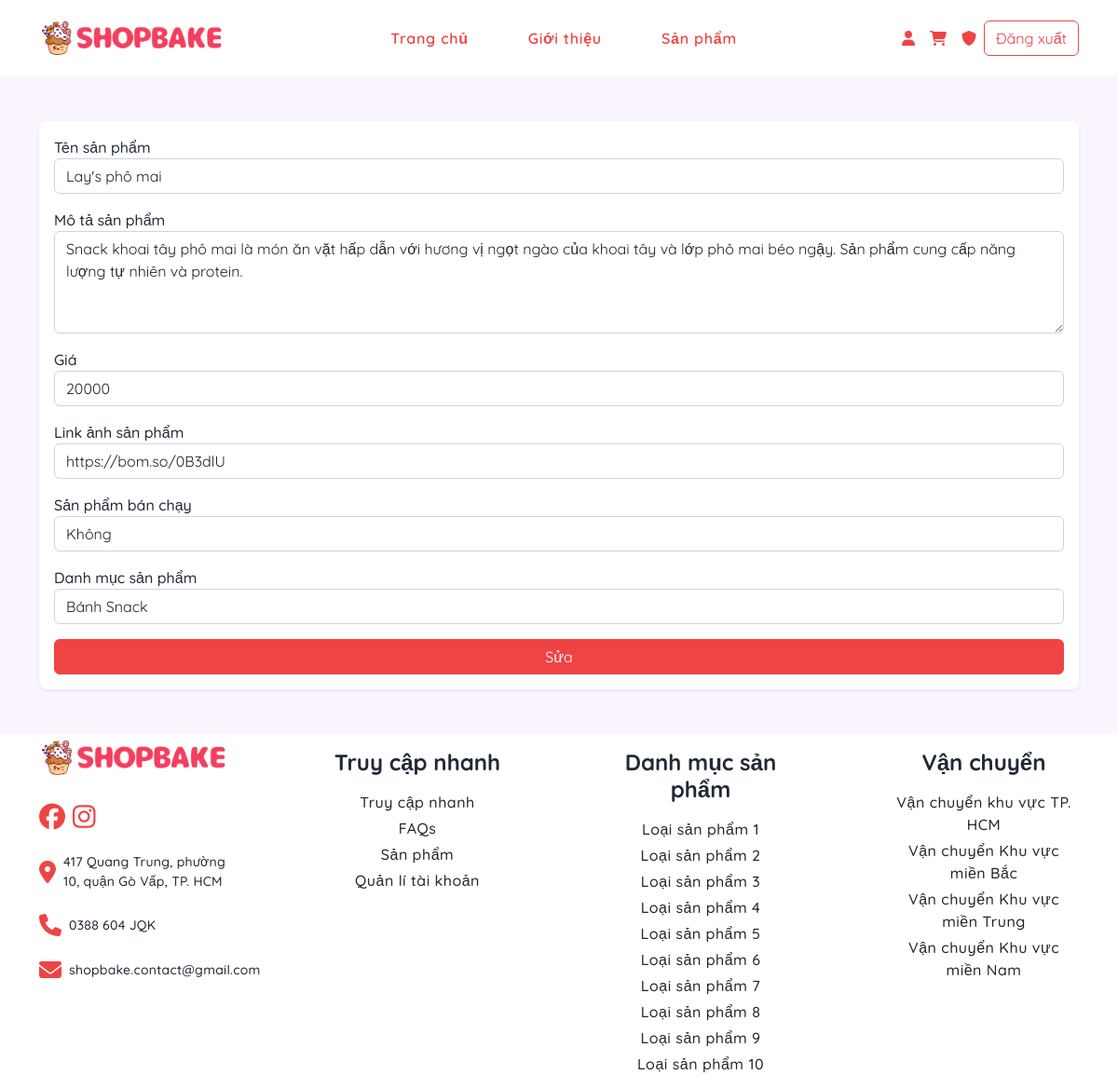
/admin/products/edit?productId=1 (signed in), run on the app's committed database.
### tables this page shows
CREATE TABLE `products` (
  `prod_id` int(11) NOT NULL AUTO_INCREMENT,
  `prod_name` varchar(255) NOT NULL,
  `prod_desc` text DEFAULT NULL,
  `prod_price` int(11) NOT NULL,
  `category_id` int(11) NOT NULL,
  `views` int(11) DEFAULT 0,
  `best_sell` enum('0','1') DEFAULT '0',
  `img_path` text NOT NULL,
  `is_delete` enum('0','1') DEFAULT '0',
  PRIMARY KEY (`prod_id`),
  KEY `fk_cat_idx` (`category_id`),
  CONSTRAINT `fk_cat` FOREIGN KEY (`category_id`) REFERENCES `categories` (`category_id`)
);

CREATE TABLE `categories` (
  `category_id` int(11) NOT NULL AUTO_INCREMENT,
  `category_name` varchar(100) NOT NULL,
  `category_desc` text DEFAULT NULL,
  PRIMARY KEY (`category_id`)
);

### app/controllers/BaseController.php (called while the page is built, shortened)
<?php
class BaseController
{
    protected function view($viewPath, array $params = [])
    {
        $newViewPath = self::VIEW_FOLDER . "/" . str_replace('.', '/', $viewPath) . '.php';
        require $newViewPath;
    }
}
?>

### app/core/Database.php (called while the page is built)
<?php
class Database {
    private $host = DB_HOST;
    private $db_name = DB_NAME;
    private $username = DB_USER;
    private $password = DB_PASS;
    public function getConnection() {
        $conn = null;
        try {
            $conn = new PDO("mysql:host={$this->host};dbname={$this->db_name};charset=utf8mb4", $this->username, $this->password);
            $conn->setAttribute(PDO::ATTR_ERRMODE, PDO::ERRMODE_EXCEPTION);
        } catch (PDOException $e) {
            echo "Connection error: " . $e->getMessage();
        }
        return $conn;
    }
}

### app/models/BaseModel.php (called while the page is built, shortened)
<?php
class BaseModel extends Database
{
    protected $conn;
    public function __construct()
    {
        $this->conn = $this->getConnection();
    }
    public function getAll($table, $limit = null, $arraySelect = ['*'], $conditions = [], $order = null, $likeConditions = [])
    {
        $result = $this->_query($table, $arraySelect, $conditions, $limit, $order, $likeConditions);
        return $result;
    }
    public function getTwoTable($table1, $table2, $joinColumn, $table1Select = [], $table2Select = [], $conditions = [], $limit = null, $order = null)
    {
        return $this->_queryWithJoin($table1, $table2, $joinColumn, $table1Select, $table2Select, $conditions, $limit, $order);
    }
    private function _query($table, $arraySelect = ['*'], $conditions = [], $limit = null, $order = null, $likeConditions = [])
    {
        try {
            $column = implode(', ', $arraySelect);
            $sql = "SELECT $column FROM $table";
            if (!empty($conditions)) {
                $sql .= " WHERE ";
                $conditionsArray = [];
                foreach ($conditions as $column => $value) {
                    $conditionsArray[] = "$column = :$column";
                }
                $sql .= implode(' AND ', $conditionsArray);
            }
            $stmt = $this->conn->prepare($sql);
            if (!empty($conditions)) {
                foreach ($conditions as $column => $value) {
                    $stmt->bindValue(":$column", $value);
                }
            }
            $stmt->execute();
            return $stmt->fetchAll(PDO::FETCH_ASSOC);
        } catch (PDOException $e) {
            return false;
        }
    }
    private function _queryWithJoin($table1, $table2, $joinColumn, $table1Select = [], $table2Select = [], $conditions = [], $limit = null, $order = null)
    {
        try {
            $columns1 = $table1 . '.' . implode(", $table1.", $table1Select);
            $columns2 = $table2 . '.' . implode(", $table2.", $table2Select);
            $sql = "SELECT $columns1, $columns2 FROM $table1
                    JOIN $table2 ON $table1.$joinColumn = $table2.$joinColumn";
            if (!empty($conditions)) {
                $sql .= " WHERE ";
                $conditionsArray = [];
                foreach ($conditions as $column => $value) {
                    $conditionsArray[] = "$table1.$column = :$column";
                }
                $sql .= implode(' AND ', $conditionsArray);
            }
            $stmt = $this->conn->prepare($sql);
            if (!empty($conditions)) {
                foreach ($conditions as $column => $value) {
                    $stmt->bindValue(":$column", $value);
                }
            }
            $stmt->execute();
            return $stmt->fetchAll(PDO::FETCH_ASSOC);
        } catch (PDOException $e) {
            echo "Error: " . $e->getMessage();
            return [];
        }
    }
}
?>

### app/models/ProductModel.php (called while the page is built, shortened)
<?php
class ProductModel extends BaseModel
{
    public function getProductDetails($id)
    {
        $productData = $this->getTwoTable(table1: self::PROD_TABLE, table2: self::CATEGORIES_TABLE,
            joinColumn: "category_id",
            table1Select: [
                "prod_id",
                "prod_name",
                "prod_desc",
                "prod_price",
                "category_id",
                "img_path"
            ], table2Select: [
                "category_name"
            ], conditions: [
                "prod_id" => $id,
            ]);
        return $productData;
    }
    public function getListCategories()
    {
        $listCategories = $this->getAll(table: self::CATEGORIES_TABLE);
        return $listCategories;
    }
}

### app/views/admin/productModify.php (the view, shortened to what this page needs)
<main class="container-fluid">
    <div class="container-lg py-5">
        <form action="<?php echo BASEPATH . "/admin/update?for=products&id=$modifyData[prod_id]" ?>" method="post"  class="d-flex flex-column gap-3 w-auto bg-white p-3 round-8 shadow-sm">
            <div class="form-group">
                <label for="prod_name">Tên sản phẩm</label>
                <input type="text" class="form-control" name="prod_name" value="<?php echo $modifyData["prod_name"] ?>">
            </div>
            <div class="form-group">
                <label for="prod_desc">Mô tả sản phẩm</label>
                <textarea class="form-control" name="prod_desc" id="" cols="30" rows="4"><?php echo $modifyData["prod_desc"]?></textarea>
            </div>
            <div class="form-group">
                <label for="prod_price">Giá</label>
                <input type="text" class="form-control" name="prod_price" value="<?php echo $modifyData["prod_price"] ?>">
            </div>
            <div class="form-group">
                <label for="img_path">Link ảnh sản phẩm</label>
                    <input type="text" class="form-control" name="img_path" value="<?php echo $modifyData["img_path"] ?>">
            </div>
            <div class="form-group">
                <label for="category_id">Sản phẩm bán chạy</label>
                <select class="form-control" name="best_sell">
                    <option value='0'>Không</option>";
                </select>
            </div>
            <div class="form-group">
                <label for="category_id">Danh mục sản phẩm</label>
                <select class="form-control" name="category_id">
                    <?php
                    foreach ($listCategories as $category) {
                        echo "<option value='$category[category_id]' " . ($category["category_id"] == $modifyData["category_id"] ? "selected" : "") . ">$category[category_name]</option>";
                        }
                    ?>
                </select>
            </div>
            <div class="form-group">
                <input type="submit" value="Sửa" class="btn btn-primary w-full">
            </div>
        </form>
    </div>
</main>

### public/css/style.css (style rules this page uses)
:root { --text-dark-500: #6b7280; --text-dark-base: #1f2937; --text-dark-950: #030712; --text-light-base: #fff; --primary-color: var(--rose-500); --secondary-color: var(--yellow-500); --third-color: var(--purple-500); --gray-500: #6b7280; --gray-800: #1f2937; --gray-950: #030712; --rose-50: #fef2f2; --rose-100: #fee2e2; --rose-200: #fecaca; --rose-300: #fca5a5; --rose-400: #f87171; --rose-500: #ef4444; --rose-600: #dc2626; --rose-700: #b91c1c; --rose-800: #991b1b; --rose-900: #7f1d1d; --rose-950: #450a0a; --yellow-50: #fefce8; --yellow-100: #fef9c3; --yellow-200: #fef08a; --yellow-300: #fde047; --yellow-400: #facc15; --yellow-500: #eab308; --yellow-600: #ca8a04; --yellow-700: #a16207; --yellow-800: #854d0e; --yellow-900: #713f12; --yellow-950: #422006; --purple-50: #faf5ff; --purple-100: #f3e8ff; --purple-200: #e9d5ff; --purple-300: #d8b4fe; --purple-400: #c084fc; --purple-500: #a855f7; --purple-600: #9333ea; --purple-700: #7e22ce; --purple-800: #6b21a8; --purple-900: #581c87; --purple-950: #3b0764; --success: #65a30d; --fail: #dc2626; --wait: #eab308; --quicksand-font: 'Quicksand', sans-serif; --helvetica-font: 'Helvetica', sans-serif; }
* { font-family: var(--quicksand-font); margin: 0; padding: 0; box-sizing: border-box; font-weight: 500; font-size: 16px; color: var(--text-dark-base); }
.bg-white { background: #fff; }
.round-8 { border-radius: .5rem !important; }
.w-auto { width: auto; }
.w-full { width: 100%; }

### public/css/home.css (style rules this page uses)
main { background: var(--purple-50); }

### data on the page
products: prod_name "Lay's phô mai", prod_desc "Snack khoai tây phô mai là món ăn vặt hấp dẫn với hương vị ngọt ngào của khoai tây và lớp phô mai béo ngậy. Sản phẩm cung cấp năng lượng tự nhiên và protein.", prod_price "20000", img_path "https://bom.so/0B3dlU", category_id "Bánh Snack"
